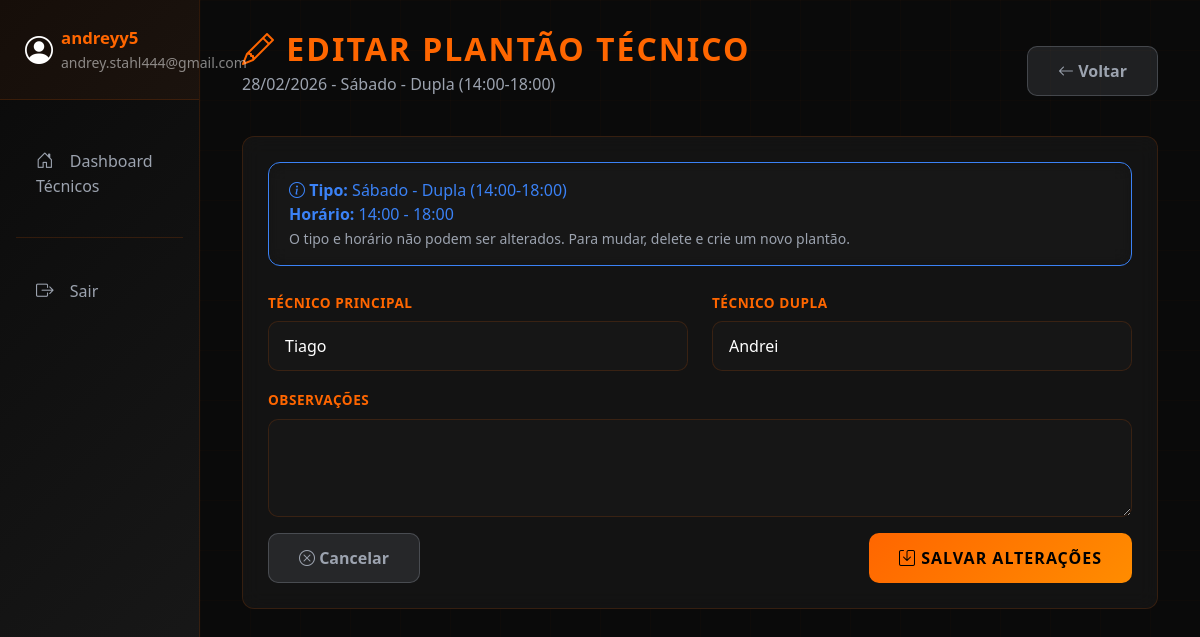
Page /plantao/tecnicos/editar/1/ (signed in) on the earlier database version.
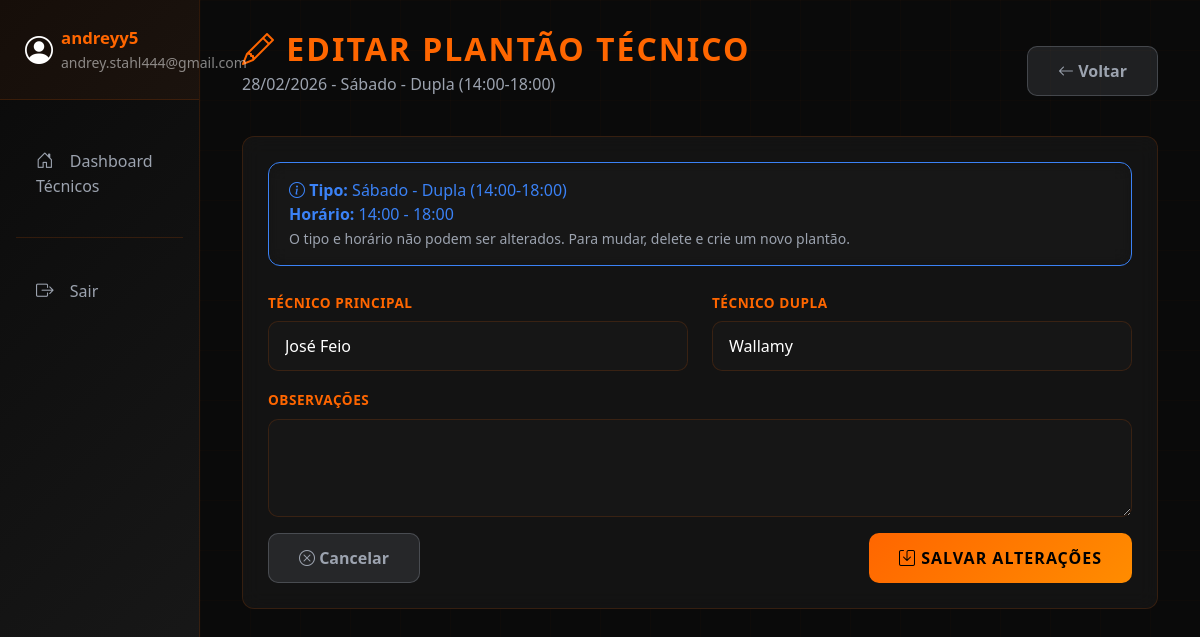
Same page on the later database version.
### apps/plantao/models.py (models this page shows, shortened)
class PlantaoTecnico(models.Model):
    TIPO_CHOICES = [
        ('SABADO_DUPLA', 'Sábado - Dupla (14:00-18:00)'),
        ('DOMINGO_SOLO', 'Domingo - Solo (Dia Todo)'),
        ('AVULSO_SOLO', 'Dia Avulso - Solo (Dia Todo)'),
    ]
    tecnico_principal = models.ForeignKey(
        TecnicoCampo,
        on_delete=models.CASCADE,
        related_name='plantoes_principal'
    )
    tecnico_dupla = models.ForeignKey(
        TecnicoCampo,
        on_delete=models.CASCADE,
        related_name='plantoes_dupla',
        null=True,
        blank=True,
        help_text="Apenas para plantões de sábado"
    )
    data = models.DateField()
    tipo = models.CharField(max_length=20, choices=TIPO_CHOICES)
    hora_inicio = models.TimeField()
    hora_fim = models.TimeField()
    observacoes = models.TextField(blank=True, null=True)
    criado_em = models.DateTimeField(auto_now_add=True)
    atualizado_em = models.DateTimeField(auto_now=True)
    class Meta:
        verbose_name = "Plantão Técnico"
        verbose_name_plural = "Plantões Técnicos"
        ordering = ['data', 'hora_inicio']
        unique_together = ['data', 'tipo']  # Não pode ter 2 plantões do mesmo tipo no mesmo dia

class TecnicoCampo(models.Model):
    user = models.OneToOneField(
        User,
        on_delete=models.SET_NULL,
        null=True,
        blank=True,
        related_name='tecnico'
    )
    nome_completo = models.CharField(max_length=200)
    telefone = models.CharField(max_length=20, blank=True, null=True)
    email = models.EmailField(blank=True, null=True)
    ordem_fila = models.IntegerField(default=0, help_text="Ordem na rotação de plantões")
    ativo = models.BooleanField(default=True)
    criado_em = models.DateTimeField(auto_now_add=True)
    atualizado_em = models.DateTimeField(auto_now=True)
    class Meta:
        verbose_name = "Técnico de Campo"
        verbose_name_plural = "Técnicos de Campo"
        ordering = ['ordem_fila', 'nome_completo']

### apps/plantao/views.py (the view)
    def wrapper(request, *args, **kwargs):
        if not is_admin(request.user):
            messages.error(request, '🔒 Você não tem permissão para acessar esta página.')
            return redirect('dashboard')
        return view_func(request, *args, **kwargs)

### apps/plantao/views.py (called while the page is built)
def is_admin(user):
    return user.groups.filter(name='Administrador').exists() or user.is_superuser

def get_user_colaborador(user):
    try:
        return Colaborador.objects.get(user=user)
    except Colaborador.DoesNotExist:
        return None

def admin_required(view_func):
    def wrapper(request, *args, **kwargs):
        if not is_admin(request.user):
            messages.error(request, '🔒 Você não tem permissão para acessar esta página.')
            return redirect('dashboard')
        return view_func(request, *args, **kwargs)
    return wrapper

def notificacoes_processor(request):
    if request.user.is_authenticated:
        colaborador = get_user_colaborador(request.user)
        if colaborador:
            nao_lidas = Notificacao.objects.filter(
                colaborador=colaborador,
                lida=False
            ).count()
            return {'notificacoes_nao_lidas': nao_lidas}
    return {'notificacoes_nao_lidas': 0}

### templates/dashboard/tecnicos/editar_plantao.html (shortened to what this page needs)
{% extends 'base.html' %}
{% block content %}
<div class="d-flex justify-content-between align-items-center mb-4">
    <div>
        <h2 class="mb-1" style="color: #ff6600; font-weight: 700; text-transform: uppercase; letter-spacing: 2px;">
            <i class="bi bi-pencil"></i> Editar Plantão Técnico
        </h2>
        <p class="text-muted">{{ plantao.data|date:"d/m/Y" }} - {{ plantao.get_tipo_display }}</p>
    </div>
    <a href="{% url 'dashboard_tecnicos' %}" class="btn btn-secondary">
        <i class="bi bi-arrow-left"></i> Voltar
    </a>
</div>
<div class="card">
    <div class="card-body">
        <form method="post">
            <div class="alert alert-info mb-4">
                <i class="bi bi-info-circle"></i>
                <strong>Tipo:</strong> {{ plantao.get_tipo_display }}<br>
                <strong>Horário:</strong> {{ plantao.hora_inicio|time:"H:i" }} - {{ plantao.hora_fim|time:"H:i" }}<br>
                <small class="text-muted">O tipo e horário não podem ser alterados. Para mudar, delete e crie um novo plantão.</small>
            </div>
            <div class="row">
                <div class="col-md-6 mb-3">
                    <label for="tecnico_principal" class="form-label">Técnico Principal</label>
                    <select class="form-select" id="tecnico_principal" name="tecnico_principal" required>
                        {% for tecnico in tecnicos %}
                        <option value="{{ tecnico.id }}" {% if tecnico.id == plantao.tecnico_principal.id %}selected{% endif %}>
                            {{ tecnico.nome_completo }}
                        </option>
                        {% endfor %}
                    </select>
                </div>
                {% if plantao.tipo == 'SABADO_DUPLA' %}
                <div class="col-md-6 mb-3">
                    <label for="tecnico_dupla" class="form-label">Técnico Dupla</label>
                    <select class="form-select" id="tecnico_dupla" name="tecnico_dupla" required>
                        {% for tecnico in tecnicos %}
                        <option value="{{ tecnico.id }}" {% if plantao.tecnico_dupla and tecnico.id == plantao.tecnico_dupla.id %}selected{% endif %}>
                            {{ tecnico.nome_completo }}
                        </option>
                        {% endfor %}
                    </select>
                </div>
                {% endif %}
            </div>
            <div class="mb-3">
                <label for="observacoes" class="form-label">Observações</label>
                <textarea class="form-control" id="observacoes" name="observacoes" rows="3">{{ plantao.observacoes|default:"" }}</textarea>
            </div>
            <div class="d-flex justify-content-between">
                <a href="{% url 'dashboard_tecnicos' %}" class="btn btn-secondary">
                    <i class="bi bi-x-circle"></i> Cancelar
                </a>
                <button type="submit" class="btn btn-primary">
                    <i class="bi bi-save"></i> Salvar Alterações
                </button>
            </div>
        </form>
    </div>
</div>
{% endblock %}

Differences in the rows shown:
changed PlantaoTecnico "Sábado - Dupla (14:00-18:00)": tecnico_principal "Tiago" → "José Feio"; tecnico_dupla "Andrei" → "Wallamy"
